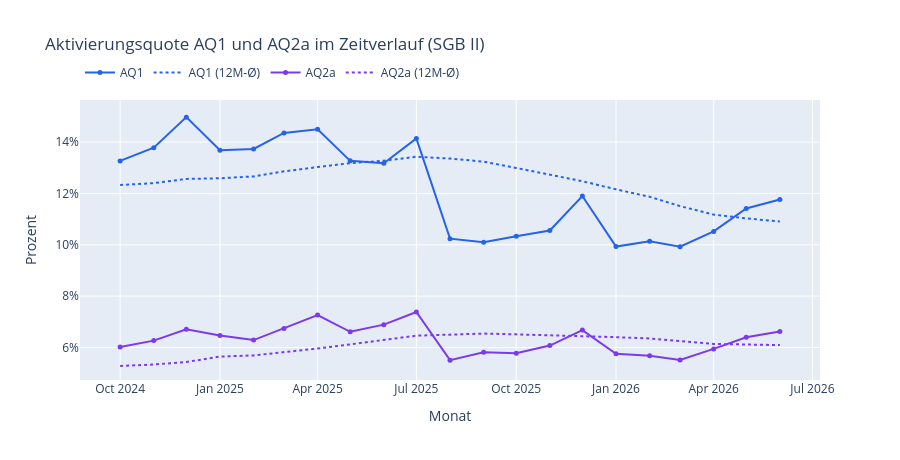

The code cell stored with this chart in its notebook:
### Markdown cell above
## 3. Aktivierungsquote im Zeitverlauf

Die **Aktivierungsquote** ist eine von der Bundesagentur direkt mitgelieferte, bestandsorientierte Kennzahl: Anteil der aktivierten (in Maßnahmen befindlichen) Personen an
- **AQ1**: allen Teilnehmenden plus Arbeitslosen,
- **AQ2a**: allen erwerbsfähigen Leistungsberechtigten (ELB).

Beide Varianten werden hier zusätzlich als gleitender 12-Monatsdurchschnitt gezeigt, um saisonale Schwankungen zu glätten.

### Code cell
fig = go.Figure()
fig.add_trace(go.Scatter(x=foerderung.index.to_timestamp(), y=foerderung["AQ1 (%)"], name="AQ1", mode="lines+markers", line=dict(color="#2563eb"), marker=dict(size=5)))
fig.add_trace(go.Scatter(x=foerderung.index.to_timestamp(), y=foerderung["AQ1 12M-Durchschnitt (%)"], name="AQ1 (12M-Ø)", mode="lines", line=dict(color="#2563eb", dash="dot")))
fig.add_trace(go.Scatter(x=foerderung.index.to_timestamp(), y=foerderung["AQ2a (%)"], name="AQ2a", mode="lines+markers", line=dict(color="#7c3aed"), marker=dict(size=5)))
fig.add_trace(go.Scatter(x=foerderung.index.to_timestamp(), y=foerderung["AQ2a 12M-Durchschnitt (%)"], name="AQ2a (12M-Ø)", mode="lines", line=dict(color="#7c3aed", dash="dot")))
fig.update_layout(
    title="Aktivierungsquote AQ1 und AQ2a im Zeitverlauf (SGB II)",
    yaxis_title="Prozent", yaxis_ticksuffix="%",
    xaxis_title="Monat",
    hovermode="x unified",
    legend=dict(orientation="h", y=1.15),
    height=460,
)
export_abbildung(fig, "abb23_aktivierungsquote.png", 1000, 460)
fig

### Figure 1 — Plotly figure (JSON) as saved in the notebook; plotly's stock layout.template omitted (floating-point values rounded to 4 significant figures)
{"data": [{"line": {"color": "#2563eb"}, "marker": {"size": 5}, "mode": "lines+markers", "name": "AQ1", "type": "scatter", "x": ["2024-10-01T00:00:00", "2024-11-01T00:00:00", "2024-12-01T00:00:00", "2025-01-01T00:00:00", "2025-02-01T00:00:00", "2025-03-01T00:00:00", "2025-04-01T00:00:00", "2025-05-01T00:00:00", "2025-06-01T00:00:00", "2025-07-01T00:00:00", "2025-08-01T00:00:00", "2025-09-01T00:00:00", "2025-10-01T00:00:00", "2025-11-01T00:00:00", "2025-12-01T00:00:00", "2026-01-01T00:00:00", "2026-02-01T00:00:00", "2026-03-01T00:00:00", "2026-04-01T00:00:00", "2026-05-01T00:00:00", "2026-06-01T00:00:00"], "y": [13.27, 13.78, 14.97, 13.68, 13.73, 14.35, 14.5, 13.27, 13.18, 14.14, 10.24, 10.1, 10.33, 10.55, 11.9, 9.93, 10.14, 9.924, 10.52, 11.42, 11.76]}, {"line": {"color": "#2563eb", "dash": "dot"}, "mode": "lines", "name": "AQ1 (12M-Ø)", "type": "scatter", "x": ["2024-10-01T00:00:00", "2024-11-01T00:00:00", "2024-12-01T00:00:00", "2025-01-01T00:00:00", "2025-02-01T00:00:00", "2025-03-01T00:00:00", "2025-04-01T00:00:00", "2025-05-01T00:00:00", "2025-06-01T00:00:00", "2025-07-01T00:00:00", "2025-08-01T00:00:00", "2025-09-01T00:00:00", "2025-10-01T00:00:00", "2025-11-01T00:00:00", "2025-12-01T00:00:00", "2026-01-01T00:00:00", "2026-02-01T00:00:00", "2026-03-01T00:00:00", "2026-04-01T00:00:00", "2026-05-01T00:00:00", "2026-06-01T00:00:00"], "y": [12.33, 12.4, 12.57, 12.59, 12.66, 12.86, 13.03, 13.18, 13.28, 13.43, 13.36, 13.24, 12.99, 12.72, 12.48, 12.16, 11.87, 11.51, 11.18, 11.03, 10.91]}, {"line": {"color": "#7c3aed"}, "marker": {"size": 5}, "mode": "lines+markers", "name": "AQ2a", "type": "scatter", "x": ["2024-10-01T00:00:00", "2024-11-01T00:00:00", "2024-12-01T00:00:00", "2025-01-01T00:00:00", "2025-02-01T00:00:00", "2025-03-01T00:00:00", "2025-04-01T00:00:00", "2025-05-01T00:00:00", "2025-06-01T00:00:00", "2025-07-01T00:00:00", "2025-08-01T00:00:00", "2025-09-01T00:00:00", "2025-10-01T00:00:00", "2025-11-01T00:00:00", "2025-12-01T00:00:00", "2026-01-01T00:00:00", "2026-02-01T00:00:00", "2026-03-01T00:00:00", "2026-04-01T00:00:00", "2026-05-01T00:00:00", "2026-06-01T00:00:00"], "y": [6.015, 6.268, 6.709, 6.471, 6.289, 6.738, 7.261, 6.612, 6.89, 7.384, 5.507, 5.813, 5.777, 6.076, 6.677, 5.753, 5.68, 5.512, 5.945, 6.395, 6.619]}, {"line": {"color": "#7c3aed", "dash": "dot"}, "mode": "lines", "name": "AQ2a (12M-Ø)", "type": "scatter", "x": ["2024-10-01T00:00:00", "2024-11-01T00:00:00", "2024-12-01T00:00:00", "2025-01-01T00:00:00", "2025-02-01T00:00:00", "2025-03-01T00:00:00", "2025-04-01T00:00:00", "2025-05-01T00:00:00", "2025-06-01T00:00:00", "2025-07-01T00:00:00", "2025-08-01T00:00:00", "2025-09-01T00:00:00", "2025-10-01T00:00:00", "2025-11-01T00:00:00", "2025-12-01T00:00:00", "2026-01-01T00:00:00", "2026-02-01T00:00:00", "2026-03-01T00:00:00", "2026-04-01T00:00:00", "2026-05-01T00:00:00", "2026-06-01T00:00:00"], "y": [5.279, 5.338, 5.435, 5.646, 5.69, 5.814, 5.961, 6.122, 6.287, 6.461, 6.501, 6.543, 6.511, 6.478, 6.46, 6.402, 6.353, 6.249, 6.136, 6.117, 6.092]}], "layout": {"height": 460, "hovermode": "x unified", "legend": {"orientation": "h", "y": 1.15}, "title": {"text": "Aktivierungsquote AQ1 und AQ2a im Zeitverlauf (SGB II)"}, "xaxis": {"title": {"text": "Monat"}}, "yaxis": {"ticksuffix": "%", "title": {"text": "Prozent"}}}}
